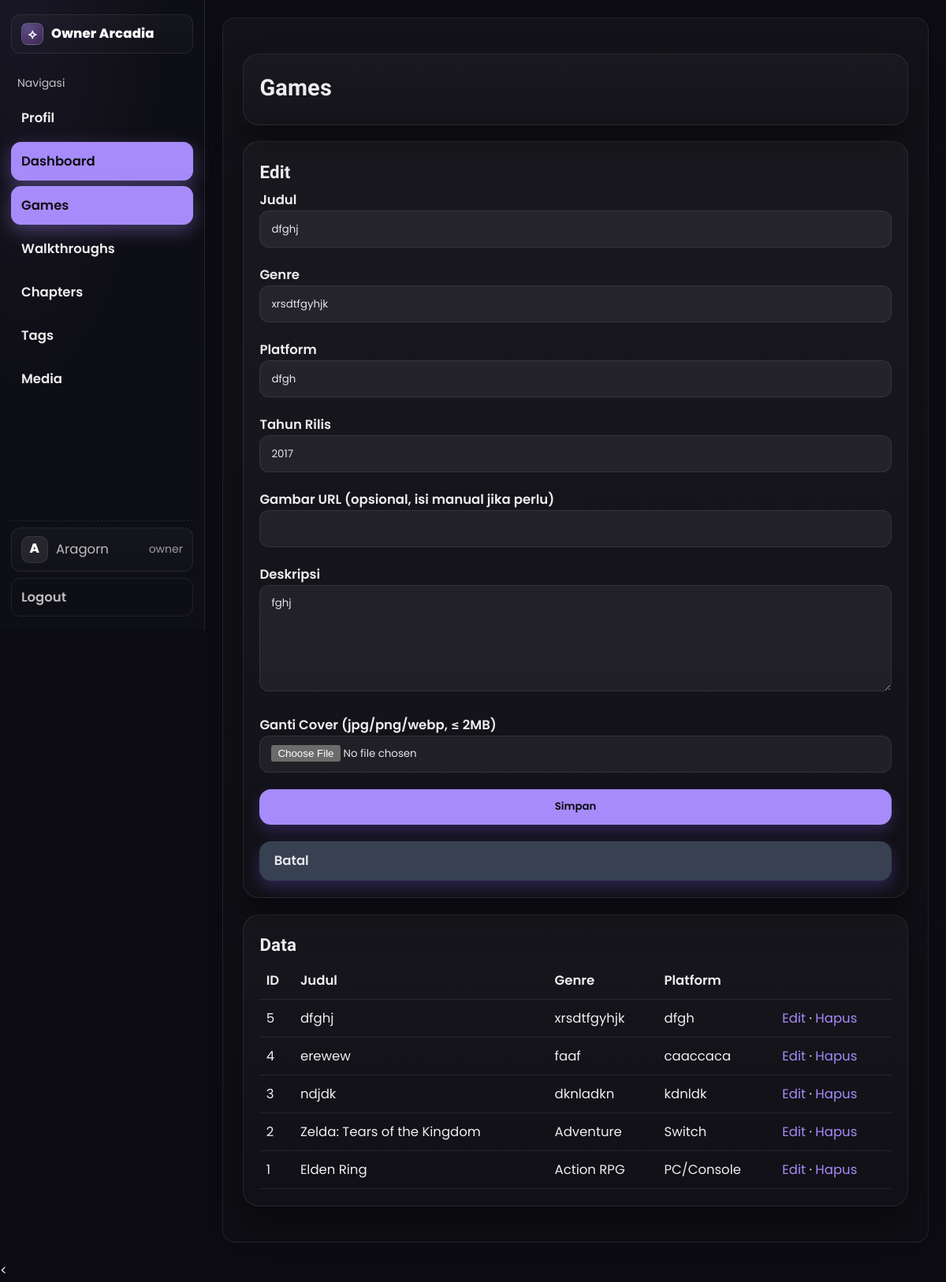
The app's page /public/admin/games.php?action=edit&id=5 (signed in) with its own data.
### tables this page shows
CREATE TABLE `games` (
  `id` int(11) NOT NULL,
  `title` varchar(150) NOT NULL,
  `genre` varchar(80) DEFAULT NULL,
  `platform` varchar(80) DEFAULT NULL,
  `release_year` int(11) DEFAULT NULL,
  `image_url` varchar(255) DEFAULT NULL,
  `description` text DEFAULT NULL
);

### lib/db.php (called while the page is built, shortened)
<?php
function db_all($mysqli, $sql, $params = [], $types = '')
{
  $stmt = $mysqli->prepare($sql);
  if ($params)
    $stmt->bind_param($types ?: str_repeat('s', count($params)), ...$params);
  $stmt->execute();
  $res = $stmt->get_result();
  $rows = $res ? $res->fetch_all(MYSQLI_ASSOC) : [];
  return $rows;
}
function db_one($mysqli, $sql, $params = [], $types = '')
{
  $rows = db_all($mysqli, $sql, $params, $types);
  return $rows[0] ?? null;
}
?>

### lib/helpers.php (called while the page is built, shortened)
<?php
function e($s)
{
  return htmlspecialchars((string) $s, ENT_QUOTES, 'UTF-8');
}
?>

### public/admin/games.php (the view, shortened to what this page needs)
<?php
require_once __DIR__ . '/_header.php';
require_once __DIR__ . '/../../lib/db.php';
$action = $_GET['action'] ?? 'list';
echo '<div class="card"><h1>Games</h1>';
echo '</div>';
if ($action === 'edit') {
  $id = (int) ($_GET['id'] ?? 0);
  $g = db_one($mysqli, "SELECT * FROM games WHERE id=?", [$id], 'i');
  echo '<div class="card"><h2>Edit</h2>
        <form method="post" class="grid" enctype="multipart/form-data">';
  echo '<label>Judul<input class="input" name="title" value="' . e($g['title']) . '"></label>';
  echo '<label>Genre<input class="input" name="genre" value="' . e($g['genre']) . '"></label>';
  echo '<label>Platform<input class="input" name="platform" value="' . e($g['platform']) . '"></label>';
  echo '<label>Tahun Rilis<input class="input" type="number" name="release_year" value="' . e($g['release_year']) . '"></label>';
  echo '<label>Gambar URL (opsional, isi manual jika perlu)<input class="input" name="image_url" value="' . e($g['image_url']) . '"></label>';
  echo '<label>Deskripsi<textarea name="description" rows="5">' . e($g['description']) . '</textarea></label>';
  echo '<label>Ganti Cover (jpg/png/webp, ≤ 2MB)
          <input class="input" type="file" name="cover" accept=".jpg,.jpeg,.png,.webp">
        </label>';
  echo '<button class="btn">Simpan</button>
        <a class="btn gray" href="games.php">Batal</a>
        <input type="hidden" name="action" value="update">
        </form></div>';
}
$rows = db_all($mysqli, "SELECT * FROM games ORDER BY id DESC");
echo '<div class="card"><h2>Data</h2>
      <table class="table"><tr><th>ID</th><th>Judul</th><th>Genre</th><th>Platform</th><th></th></tr>';
foreach ($rows as $r) {
  echo '<tr>
          <td>' . $r['id'] . '</td>
          <td>' . e($r['title']) . '</td>
          <td>' . e($r['genre']) . '</td>
          <td>' . e($r['platform']) . '</td>
          <td><a href="games.php?action=edit&id=' . $r['id'] . '">Edit</a> ·
              <a href="games.php?action=delete&id=' . $r['id'] . '" onclick="return confirm(\'Hapus data?\')">Hapus</a></td>
        </tr>';
}
echo '</table></div>';
require_once __DIR__ . '/_footer.php';

### assets/styles.css (style rules this page uses)
:root { --font-body: 'Poppins', system-ui, -apple-system, 'Segoe UI', Roboto, Ubuntu, 'Helvetica Neue', Arial, 'Noto Sans', sans-serif; --font-heading: 'Rajdhani', system-ui, -apple-system, 'Segoe UI', Roboto, Ubuntu, 'Helvetica Neue', Arial, 'Noto Sans', sans-serif; }
:root { --bg1: #0b0b10; --bg2: #160b2e; --card: #0f1020; --text: #e5e7eb; --muted: #9ca3af; --primary: #8b5cf6; --accent: #a78bfa; --ring: rgba(139, 92, 246, .25); --border: rgba(255, 255, 255, .08); --container: 1320px; --gutter: 1.5rem; }
* { box-sizing: border-box }
html, body { height: 100% }
body { margin: 0; font-family: Inter, system-ui, -apple-system, Segoe UI, Roboto, Ubuntu, "Helvetica Neue", Arial, "Noto Sans", sans-serif; color: var(--text); background: linear-gradient(160deg, var(--bg2) 0%, #0a0617 35%, #050509 70%, #000 100%); background-attachment: fixed; }
.card { background: linear-gradient(180deg, rgba(255, 255, 255, .03), rgba(255, 255, 255, .01)); border: 1px solid var(--border); border-radius: 18px; box-shadow: 0 20px 40px rgba(0, 0, 0, .35); padding: 1rem; margin: 1rem 0 }
h1, h2, h3 { margin: .25rem 0 .5rem }
h1 { font-size: 1.75rem; letter-spacing: .2px }
h2 { font-size: 1.35rem }
a { color: var(--primary); text-decoration: none }
.btn { display: inline-block; background: var(--primary); color: #0b0b10; padding: .65rem 1.05rem; border-radius: .9rem; border: 1px solid transparent; cursor: pointer; font-weight: 600; box-shadow: 0 8px 18px rgba(139, 92, 246, .25); }
.btn.gray { background: #374151; color: #e5e7eb }
:root { --input-bg: rgba(255, 255, 255, .06); }
.input, select, textarea { width: 100%; padding: .7rem .85rem; background: var(--input-bg); color: var(--text); border: 1px solid var(--border); border-radius: .75rem; outline: none; color-scheme: dark; }
.input::placeholder { color:#a1a1aa }
.grid { display: grid; gap: 1rem }
.table { width: 100%; border-collapse: collapse }
.table th, .table td { border-bottom: 1px solid var(--border); padding: .6rem .5rem; text-align: left }
:root { --container: 1320px; --gutter: 1.5rem; }
html { font-size: 16.5px; }
body { line-height: 1.6; }
.card { padding: 1.25rem !important; margin: 1.25rem 0 !important; border-radius: 20px !important; }
.grid { gap: 1.25rem !important; }
body, input, button, select, textarea, a, p, li, td, .small { font-family: var(--font-body) !important; font-weight: 400; line-height: 1.65; -webkit-font-smoothing: antialiased; -moz-osx-font-smoothing: grayscale; }
.nav-link, .nav-cta, .btn, label, th { font-family: var(--font-body) !important; font-weight: 600 !important; }
h1, h2, h3 { font-family: var(--font-heading) !important; font-weight: 700 !important; letter-spacing: .2px; line-height: 1.2; }
::placeholder { font-family: var(--font-body); }
.table, .badge, .kbd, code, pre { font-feature-settings: "lnum" 1, "tnum" 1; }
:root { --nav-height: 64px; }
html { scroll-behavior: smooth; }

### public/admin/_header.php (style rules this page uses)
:root { --bg:#0e0e15; --panel:linear-gradient(180deg,rgba(255,255,255,.03),rgba(255,255,255,.015)); --border:rgba(255,255,255,.08); --muted:rgba(255,255,255,.72); --primary:#a78bfa; --ring:rgba(167,139,250,.35); }
html,body { height:100% }
body { background:#0b0b11;color:#eee }

### records on screen
games: title "dfghj", genre "xrsdtfgyhjk", platform "dfgh", release_year "2017", description "fghj", id "5"
games: id "4", title "erewew", genre "faaf", platform "caaccaca"
games: id "3", title "ndjdk", genre "dknladkn", platform "kdnldk"
games: id "2", title "Zelda: Tears of the Kingdom", genre "Adventure", platform "Switch"
games: id "1", title "Elden Ring", genre "Action RPG", platform "PC/Console"

### other values on screen
mb_strtoupper(mb_substr($userName,0,1)) "A"
$userName "Aragorn"
$userRole "owner"
